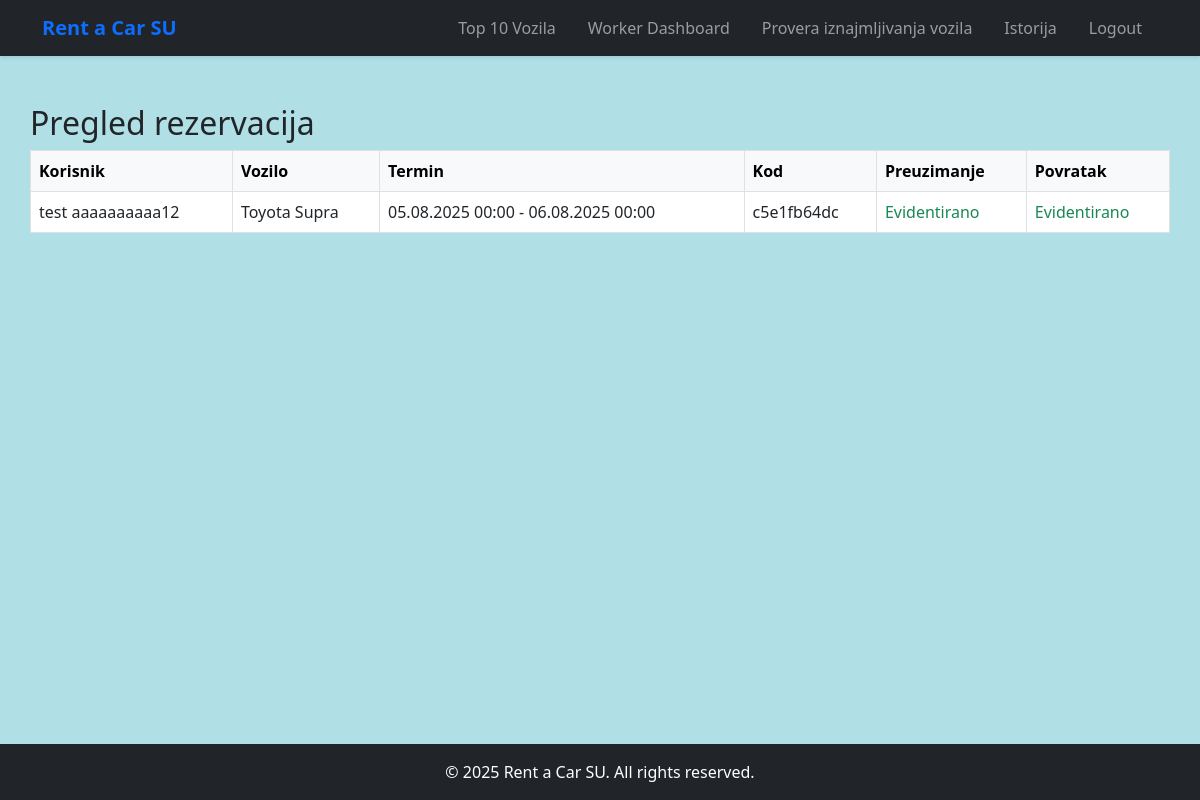
The page /worker_dashboard.php (signed in) on the database as committed earlier.
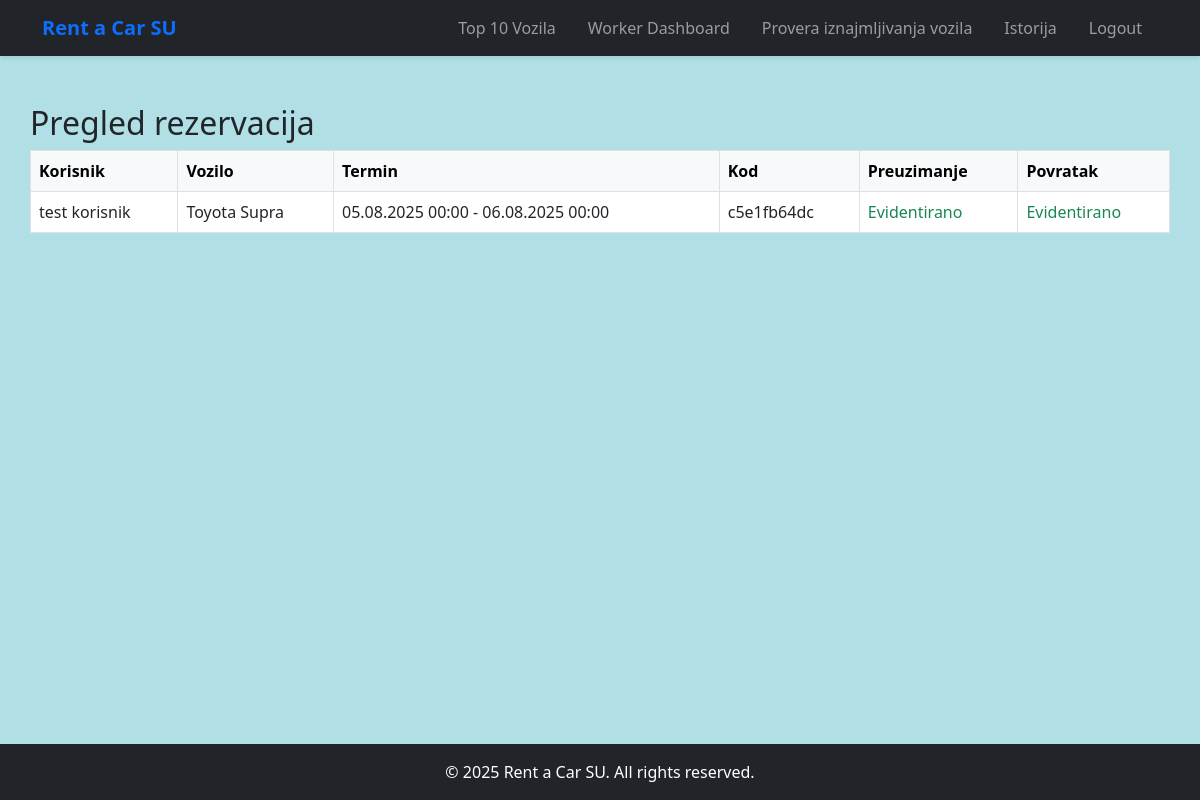
The same page on the database as committed later.
### tables this page shows
CREATE TABLE `reservations` (
  `id` int(11) NOT NULL,
  `user_id` int(11) DEFAULT NULL,
  `vehicle_id` int(11) DEFAULT NULL,
  `start_datetime` datetime DEFAULT NULL,
  `end_datetime` datetime DEFAULT NULL,
  `code` varchar(100) DEFAULT NULL,
  `is_cancelled` tinyint(1) DEFAULT 0
);

CREATE TABLE `users` (
  `id` int(11) NOT NULL,
  `email` varchar(100) NOT NULL,
  `password` varchar(255) NOT NULL,
  `first_name` varchar(50) DEFAULT NULL,
  `last_name` varchar(50) DEFAULT NULL,
  `phone` varchar(20) DEFAULT NULL,
  `id_number` varchar(20) DEFAULT NULL,
  `driver_license` varchar(50) NOT NULL,
  `license_number` varchar(20) DEFAULT NULL,
  `license_place` varchar(50) DEFAULT NULL,
  `role` enum('user','worker','admin') DEFAULT 'user',
  `is_active` tinyint(1) DEFAULT 0,
  `reset_token` varchar(100) DEFAULT NULL,
  `activation_token` varchar(100) DEFAULT NULL,
  `banned_until` datetime DEFAULT NULL,
  `ban_reason` varchar(255) DEFAULT NULL,
  `activation_code` varchar(255) NOT NULL,
  `reset_token_expiry` datetime DEFAULT NULL
);

CREATE TABLE `vehicles` (
  `id` int(11) NOT NULL,
  `name` varchar(100) DEFAULT NULL,
  `model` varchar(100) DEFAULT NULL,
  `year` int(11) DEFAULT NULL,
  `fuel_type` varchar(20) DEFAULT NULL,
  `seats` int(11) DEFAULT NULL,
  `image` varchar(255) DEFAULT NULL,
  `views` int(11) DEFAULT 0,
  `price_per_day` decimal(10,2) DEFAULT 0.00,
  `category_id` int(11) DEFAULT NULL,
  `popularity` int(11) DEFAULT 0,
  `gearbox` varchar(50) DEFAULT NULL,
  `is_available` tinyint(1) DEFAULT 1
);

### worker_dashboard.php (the view, shortened to what this page needs)
<?php
require_once 'includes/db_config.php';
include 'includes/header.php';
$reservations = $pdo->query("SELECT r.*, u.first_name, u.last_name, v.name, v.model
    FROM reservations r
    JOIN users u ON r.user_id = u.id
    JOIN vehicles v ON r.vehicle_id = v.id
    WHERE r.is_cancelled = 0 AND r.start_datetime >= NOW()
    ORDER BY r.start_datetime ASC")->fetchAll();
$logged_pickups = $pdo->query("SELECT reservation_id FROM worker_log WHERE type = 'pickup'")->fetchAll(PDO::FETCH_COLUMN);
$logged_returns = $pdo->query("SELECT reservation_id FROM worker_log WHERE type = 'return'")->fetchAll(PDO::FETCH_COLUMN);
?>
<section class="container py-5">
    <h2>Pregled rezervacija</h2>
    <?php if (count($reservations) > 0): ?>
        <div class="table-responsive">
            <table class="table table-bordered align-middle">
                <thead class="table-light">
                <tr>
                    <th>Korisnik</th>
                    <th>Vozilo</th>
                    <th>Termin</th>
                    <th>Kod</th>
                    <th>Preuzimanje</th>
                    <th>Povratak</th>
                </tr>
                </thead>
                <tbody>
                <?php foreach ($reservations as $r): ?>
                    <tr>
                        <td><?php echo htmlspecialchars($r['first_name'] . ' ' . $r['last_name']); ?></td>
                        <td><?php echo htmlspecialchars($r['name'] . ' ' . $r['model']); ?></td>
                        <td><?php echo date('d.m.Y H:i', strtotime($r['start_datetime'])) . ' - ' . date('d.m.Y H:i', strtotime($r['end_datetime'])); ?></td>
                        <td><?php echo htmlspecialchars($r['code']); ?></td>
                        <td>
                            <?php if (in_array($r['id'], $logged_pickups)): ?>
                                <span class="text-success">Evidentirano</span>
                            <?php else: ?>
                                <a href="?pickup=<?php echo $r['id']; ?>" class="btn btn-sm btn-outline-primary">Evidentiraj</a>
                            <?php endif; ?>
                        </td>
                        <td>
                            <?php if (in_array($r['id'], $logged_returns)): ?>
                                <span class="text-success">Evidentirano</span>
                            <?php endif; ?>
                        </td>
                    </tr>
                <?php endforeach; ?>
                </tbody>
            </table>
        </div>
    <?php else: ?>
        <p class="text-muted">Nema aktivnih rezervacija.</p>
    <?php endif; ?>
</section>
<?php include 'includes/footer.php'; ?>

Rows that differ between the two databases and show on the page:
changed through a linked row, reservations "c5e1fb64dc": user.last_name "test aaaaaaaaaa12" → "test korisnik"
